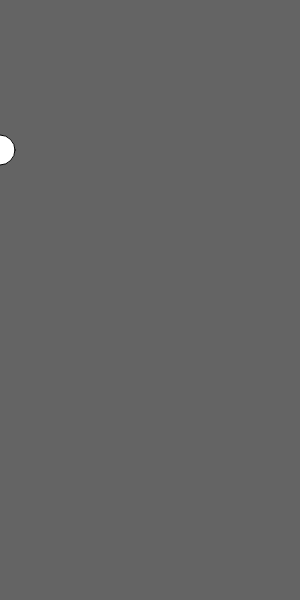
Frame 1 (no input)
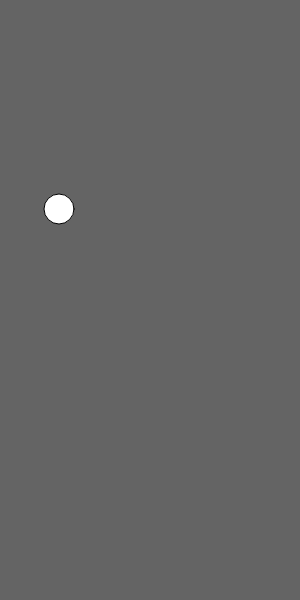
Frame 60 (no input)
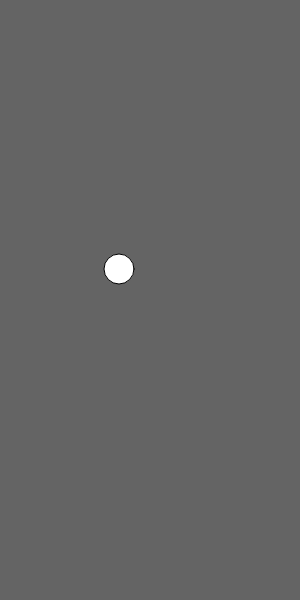
Frame 120 (the mouse pressed at the canvas centre since frame 60)

The p5.js sketch that drew these frames (run headless with seeded random() and noise() and a simulated clock; from frame 60 on, the mouse is pressed at the canvas centre):

// p5.js sketch
// ── sketch.js
var circleX = 0;
var circleY= 150;
var speedX= 1;
var speedY= 1;

function setup() {
createCanvas(300,600);
}

function draw(){
  background(100);
  fill(255);
  ellipse(circleX,circleY,30,30);
  if(circleX > width || circleX < 0) {
  speedX = speedX * - 1.5;
}
circleX = circleX + speedX;
 if(circleY > height|| circleY < 0){
   speedY = speedY * -1.8;
 }
circleY = circleY + speedY;
 }
